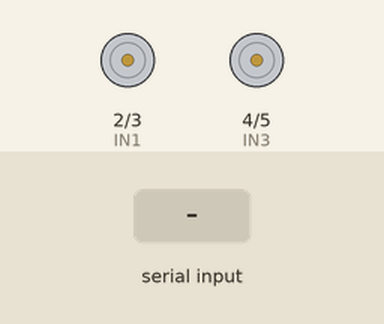
Recording of a sketch running on a simulated Arduino Uno, built with avr-gcc and run on an emulated ATmega328P. On the bench: motor-driver pin pairs drawn as motors (green arrow = first pin HIGH = forward, orange = second pin HIGH = backward, longer = more drive). The test bench sets the inputs (shaded band).

Above: at 1.2 s.
1.3 s: "2" received over Serial
At 2.2 s:
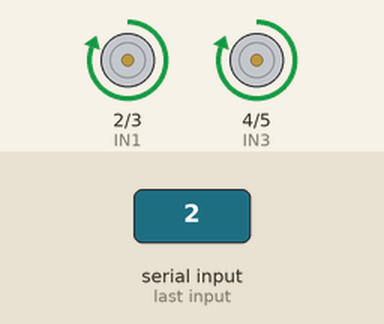
2.8 s: "1" received over Serial
At 3.4 s:
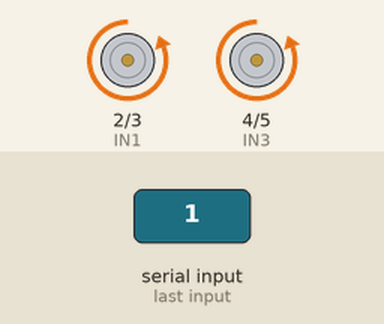
4.3 s: "0" received over Serial
At 5.7 s:
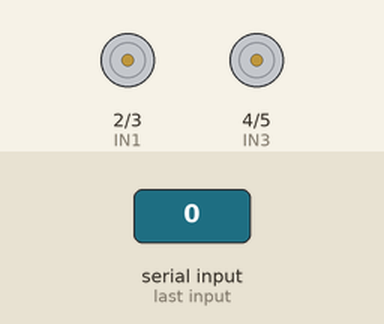
Timing chart, 0 to 7.3 s (numbered marks = the images above; inputs shaded):
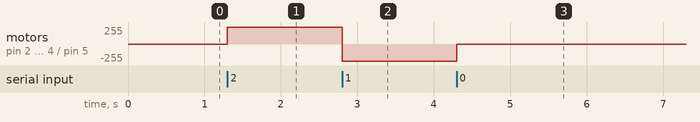

Measured:
- after the input at 1.3 s, motor on pin 2 (IN1) / pin 3 (IN2), motor on pin 4 (IN3) / pin 5 (IN4): stopped → forward 255/255 at once
- after the input at 2.8 s, motor on pin 2 (IN1) / pin 3 (IN2), motor on pin 4 (IN3) / pin 5 (IN4): forward 255/255 → backward 255/255 at once
- after the input at 4.3 s, motor on pin 2 (IN1) / pin 3 (IN2), motor on pin 4 (IN3) / pin 5 (IN4): backward 255/255 → stopped at once

The sketch:

motor.ino
```cpp
#define IN1 2
#define IN2 3
#define IN3 4
#define IN4 5


void setup() {
  Serial.begin(9600);

  pinMode(IN1, OUTPUT);
  pinMode(IN2, OUTPUT);
  pinMode(IN3, OUTPUT);
  pinMode(IN4, OUTPUT);

  digitalWrite(IN1, LOW);
  digitalWrite(IN2, LOW);
  digitalWrite(IN3, LOW);
  digitalWrite(IN4, LOW);
}

void loop() {
  if (Serial.available()) {
    char command = Serial.read();

    if (command == '2') {
        digitalWrite(IN1, HIGH);
        digitalWrite(IN2, LOW);
        digitalWrite(IN3, HIGH);
        digitalWrite(IN4, LOW);
    } else if (command == '1') {
        digitalWrite(IN1, LOW);
        digitalWrite(IN2, HIGH);
        digitalWrite(IN3, LOW);
        digitalWrite(IN4, HIGH);
    } else if (command == '0') {
        digitalWrite(IN1, LOW);
        digitalWrite(IN2, LOW);
        digitalWrite(IN3, LOW);
        digitalWrite(IN4, LOW);
    }
  }
}
```
